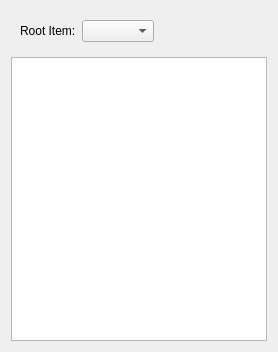
<?xml version="1.0" encoding="UTF-8"?>
<ui version="4.0">
 <class>FilterTree</class>
 <widget class="QWidget" name="FilterTree">
  <property name="geometry">
   <rect>
    <x>0</x>
    <y>0</y>
    <width>264</width>
    <height>352</height>
   </rect>
  </property>
  <property name="sizePolicy">
   <sizepolicy hsizetype="Minimum" vsizetype="Minimum">
    <horstretch>0</horstretch>
    <verstretch>0</verstretch>
   </sizepolicy>
  </property>
  <property name="windowTitle">
   <string>Filter Tree</string>
  </property>
  <layout class="QVBoxLayout" name="verticalLayout">
   <item>
    <widget class="QFrame" name="frame">
     <layout class="QHBoxLayout" name="horizontalLayout_2">
      <item>
       <widget class="QLabel" name="label">
        <property name="text">
         <string>Root Item:</string>
        </property>
       </widget>
      </item>
      <item>
       <widget class="QComboBox" name="comboBox"/>
      </item>
      <item>
       <spacer name="horizontalSpacer">
        <property name="orientation">
         <enum>Qt::Horizontal</enum>
        </property>
        <property name="sizeHint" stdset="0">
         <size>
          <width>40</width>
          <height>20</height>
         </size>
        </property>
       </spacer>
      </item>
     </layout>
    </widget>
   </item>
   <item>
    <widget class="QTreeView" name="treeViewFilter">
     <property name="sizePolicy">
      <sizepolicy hsizetype="Minimum" vsizetype="Expanding">
       <horstretch>0</horstretch>
       <verstretch>0</verstretch>
      </sizepolicy>
     </property>
     <property name="contextMenuPolicy">
      <enum>Qt::CustomContextMenu</enum>
     </property>
    </widget>
   </item>
  </layout>
 </widget>
 <resources/>
 <connections/>
</ui>
